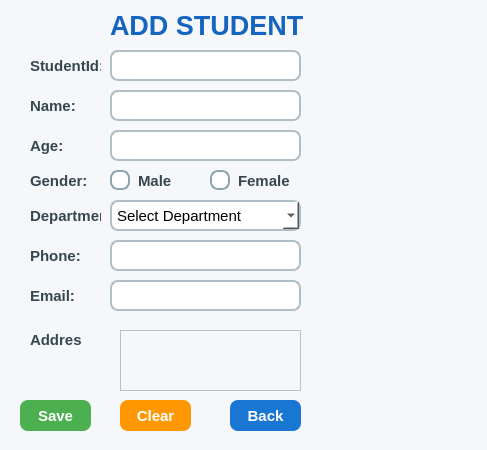
<?xml version="1.0" encoding="UTF-8"?>
<ui version="4.0">
 <class>addStudent</class>
 <widget class="QWidget" name="addStudent">
  <property name="geometry">
   <rect>
    <x>0</x>
    <y>0</y>
    <width>487</width>
    <height>450</height>
   </rect>
  </property>
  <property name="windowTitle">
   <string>Form</string>
  </property>
  <property name="styleSheet">
   <string notr="true">QWidget
{
    background-color:#F5F7FA;
}</string>
  </property>
  <widget class="QLabel" name="lblTitle">
   <property name="geometry">
    <rect>
     <x>110</x>
     <y>10</y>
     <width>241</width>
     <height>31</height>
    </rect>
   </property>
   <property name="font">
    <font>
     <pointsize>20</pointsize>
     <bold>true</bold>
    </font>
   </property>
   <property name="styleSheet">
    <string notr="true">QLabel
{
    color:#1565C0;
}</string>
   </property>
   <property name="text">
    <string>ADD STUDENT</string>
   </property>
  </widget>
  <widget class="QLabel" name="lblStudentId">
   <property name="geometry">
    <rect>
     <x>30</x>
     <y>50</y>
     <width>71</width>
     <height>31</height>
    </rect>
   </property>
   <property name="font">
    <font>
     <pointsize>11</pointsize>
     <bold>true</bold>
    </font>
   </property>
   <property name="styleSheet">
    <string notr="true">QLabel
{
    color:#37474F;
}</string>
   </property>
   <property name="text">
    <string>StudentId:</string>
   </property>
  </widget>
  <widget class="QLabel" name="lblName">
   <property name="geometry">
    <rect>
     <x>30</x>
     <y>90</y>
     <width>51</width>
     <height>31</height>
    </rect>
   </property>
   <property name="font">
    <font>
     <pointsize>11</pointsize>
     <bold>true</bold>
    </font>
   </property>
   <property name="styleSheet">
    <string notr="true">QLabel
{
    color:#37474F;
}</string>
   </property>
   <property name="text">
    <string>Name:</string>
   </property>
  </widget>
  <widget class="QLabel" name="lblAge">
   <property name="geometry">
    <rect>
     <x>30</x>
     <y>130</y>
     <width>51</width>
     <height>31</height>
    </rect>
   </property>
   <property name="font">
    <font>
     <pointsize>11</pointsize>
     <bold>true</bold>
    </font>
   </property>
   <property name="styleSheet">
    <string notr="true">QLabel
{
    color:#37474F;
}</string>
   </property>
   <property name="text">
    <string>Age:</string>
   </property>
  </widget>
  <widget class="QLabel" name="lblGender">
   <property name="geometry">
    <rect>
     <x>30</x>
     <y>170</y>
     <width>61</width>
     <height>21</height>
    </rect>
   </property>
   <property name="font">
    <font>
     <pointsize>11</pointsize>
     <bold>true</bold>
    </font>
   </property>
   <property name="styleSheet">
    <string notr="true">QLabel
{
    color:#37474F;
}</string>
   </property>
   <property name="text">
    <string>Gender:</string>
   </property>
  </widget>
  <widget class="QLabel" name="lblDepartment">
   <property name="geometry">
    <rect>
     <x>30</x>
     <y>200</y>
     <width>71</width>
     <height>31</height>
    </rect>
   </property>
   <property name="font">
    <font>
     <pointsize>11</pointsize>
     <bold>true</bold>
    </font>
   </property>
   <property name="styleSheet">
    <string notr="true">QLabel
{
    color:#37474F;
}</string>
   </property>
   <property name="text">
    <string>Department:</string>
   </property>
  </widget>
  <widget class="QLabel" name="lblPhone">
   <property name="geometry">
    <rect>
     <x>30</x>
     <y>240</y>
     <width>61</width>
     <height>31</height>
    </rect>
   </property>
   <property name="font">
    <font>
     <pointsize>11</pointsize>
     <bold>true</bold>
    </font>
   </property>
   <property name="styleSheet">
    <string notr="true">QLabel
{
    color:#37474F;
}</string>
   </property>
   <property name="text">
    <string>Phone:</string>
   </property>
  </widget>
  <widget class="QLabel" name="lblEmail">
   <property name="geometry">
    <rect>
     <x>30</x>
     <y>280</y>
     <width>51</width>
     <height>31</height>
    </rect>
   </property>
   <property name="font">
    <font>
     <pointsize>11</pointsize>
     <bold>true</bold>
    </font>
   </property>
   <property name="styleSheet">
    <string notr="true">QLabel
{
    color:#37474F;
}</string>
   </property>
   <property name="text">
    <string>Email:</string>
   </property>
  </widget>
  <widget class="QLineEdit" name="txtStundentId">
   <property name="geometry">
    <rect>
     <x>110</x>
     <y>50</y>
     <width>191</width>
     <height>31</height>
    </rect>
   </property>
   <property name="styleSheet">
    <string notr="true">QLineEdit
{
    border:2px solid #B0BEC5;
    border-radius:8px;
    padding:5px;
    background:white;
    color:black;
    font-size:11pt;
}

QLineEdit:focus
{
    border:2px solid #1976D2;
}</string>
   </property>
  </widget>
  <widget class="QLineEdit" name="txtName">
   <property name="geometry">
    <rect>
     <x>110</x>
     <y>90</y>
     <width>191</width>
     <height>31</height>
    </rect>
   </property>
   <property name="styleSheet">
    <string notr="true">QLineEdit
{
    border:2px solid #B0BEC5;
    border-radius:8px;
    padding:5px;
    background:white;
    color:black;
    font-size:11pt;
}

QLineEdit:focus
{
    border:2px solid #1976D2;
}</string>
   </property>
  </widget>
  <widget class="QLineEdit" name="txtAge">
   <property name="geometry">
    <rect>
     <x>110</x>
     <y>130</y>
     <width>191</width>
     <height>31</height>
    </rect>
   </property>
   <property name="styleSheet">
    <string notr="true">QLineEdit
{
    border:2px solid #B0BEC5;
    border-radius:8px;
    padding:5px;
    background:white;
    color:black;
    font-size:11pt;
}

QLineEdit:focus
{
    border:2px solid #1976D2;
}</string>
   </property>
  </widget>
  <widget class="QLineEdit" name="txtPhone">
   <property name="geometry">
    <rect>
     <x>110</x>
     <y>240</y>
     <width>191</width>
     <height>31</height>
    </rect>
   </property>
   <property name="styleSheet">
    <string notr="true">QLineEdit
{
    border:2px solid #B0BEC5;
    border-radius:8px;
    padding:5px;
    background:white;
    color:black;
    font-size:11pt;
}

QLineEdit:focus
{
    border:2px solid #1976D2;
}</string>
   </property>
  </widget>
  <widget class="QLineEdit" name="txtEmail">
   <property name="geometry">
    <rect>
     <x>110</x>
     <y>280</y>
     <width>191</width>
     <height>31</height>
    </rect>
   </property>
   <property name="styleSheet">
    <string notr="true">QLineEdit
{
    border:2px solid #B0BEC5;
    border-radius:8px;
    padding:5px;
    background:white;
    color:black;
    font-size:11pt;
}

QLineEdit:focus
{
    border:2px solid #1976D2;
}</string>
   </property>
  </widget>
  <widget class="QRadioButton" name="rdoMale">
   <property name="geometry">
    <rect>
     <x>110</x>
     <y>170</y>
     <width>71</width>
     <height>21</height>
    </rect>
   </property>
   <property name="font">
    <font>
     <pointsize>11</pointsize>
     <fontweight>Medium</fontweight>
    </font>
   </property>
   <property name="styleSheet">
    <string notr="true">QRadioButton
{
    color:#37474F;
    font-size:11pt;
    font-weight:500;
    spacing:8px;
}

QRadioButton::indicator
{
    width:16px;
    height:16px;
}

QRadioButton::indicator:unchecked
{
    border:2px solid #90A4AE;
    border-radius:8px;
    background:white;
}

QRadioButton::indicator:checked
{
    border:2px solid #1976D2;
    border-radius:8px;
    background:#1976D2;
}</string>
   </property>
   <property name="text">
    <string>Male</string>
   </property>
  </widget>
  <widget class="QRadioButton" name="rdoFemale">
   <property name="geometry">
    <rect>
     <x>210</x>
     <y>170</y>
     <width>81</width>
     <height>21</height>
    </rect>
   </property>
   <property name="font">
    <font>
     <pointsize>11</pointsize>
     <fontweight>Medium</fontweight>
    </font>
   </property>
   <property name="styleSheet">
    <string notr="true">QRadioButton
{
    color:#37474F;
    font-size:11pt;
    font-weight:500;
    spacing:8px;
}

QRadioButton::indicator
{
    width:16px;
    height:16px;
}

QRadioButton::indicator:unchecked
{
    border:2px solid #90A4AE;
    border-radius:8px;
    background:white;
}

QRadioButton::indicator:checked
{
    border:2px solid #1976D2;
    border-radius:8px;
    background:#1976D2;
}</string>
   </property>
   <property name="text">
    <string>Female</string>
   </property>
  </widget>
  <widget class="QComboBox" name="cmbDepartment">
   <property name="geometry">
    <rect>
     <x>110</x>
     <y>200</y>
     <width>191</width>
     <height>31</height>
    </rect>
   </property>
   <property name="styleSheet">
    <string notr="true">QComboBox
{
    border:2px solid #B0BEC5;
    border-radius:8px;
    padding:5px;
    background:white;
    font-size:11pt;
}

QComboBox:focus
{
    border:2px solid #1976D2;
}</string>
   </property>
   <item>
    <property name="text">
     <string>Select Department</string>
    </property>
   </item>
   <item>
    <property name="text">
     <string>Computer Science</string>
    </property>
   </item>
   <item>
    <property name="text">
     <string>Electronics And Communication</string>
    </property>
   </item>
   <item>
    <property name="text">
     <string>Mechanical</string>
    </property>
   </item>
   <item>
    <property name="text">
     <string>Civil</string>
    </property>
   </item>
   <item>
    <property name="text">
     <string>Electrical</string>
    </property>
   </item>
   <item>
    <property name="text">
     <string>Information Science</string>
    </property>
   </item>
  </widget>
  <widget class="QTextEdit" name="txtAddress">
   <property name="geometry">
    <rect>
     <x>120</x>
     <y>330</y>
     <width>181</width>
     <height>61</height>
    </rect>
   </property>
   <property name="styleSheet">
    <string notr="true">QPlainTextEdit
{
    border:2px solid #B0BEC5;
    border-radius:8px;
    background:white;
    padding:5px;
    font-size:11pt;
}

QPlainTextEdit:focus
{
    border:2px solid #1976D2;
}</string>
   </property>
  </widget>
  <widget class="QPushButton" name="btnSave">
   <property name="geometry">
    <rect>
     <x>20</x>
     <y>400</y>
     <width>71</width>
     <height>31</height>
    </rect>
   </property>
   <property name="styleSheet">
    <string notr="true">QPushButton
{
    background-color:#4CAF50;
    color:white;
    border:none;
    border-radius:8px;
    font-size:11pt;
    font-weight:bold;
    padding:6px;
}

QPushButton:hover
{
    background-color:#43A047;
}

QPushButton:pressed
{
    background-color:#388E3C;
}</string>
   </property>
   <property name="text">
    <string>Save</string>
   </property>
  </widget>
  <widget class="QPushButton" name="btnClear">
   <property name="geometry">
    <rect>
     <x>120</x>
     <y>400</y>
     <width>71</width>
     <height>31</height>
    </rect>
   </property>
   <property name="styleSheet">
    <string notr="true">QPushButton
{
    background-color:#FF9800;
    color:white;
    border:none;
    border-radius:8px;
    font-size:11pt;
    font-weight:bold;
    padding:6px;
}

QPushButton:hover
{
    background-color:#FB8C00;
}</string>
   </property>
   <property name="text">
    <string>Clear</string>
   </property>
  </widget>
  <widget class="QPushButton" name="btnBack">
   <property name="geometry">
    <rect>
     <x>230</x>
     <y>400</y>
     <width>71</width>
     <height>31</height>
    </rect>
   </property>
   <property name="styleSheet">
    <string notr="true">QPushButton
{
    background-color:#1976D2;
    color:white;
    border:none;
    border-radius:8px;
    font-size:11pt;
    font-weight:bold;
    padding:6px;
}

QPushButton:hover
{
    background-color:#1565C0;
}</string>
   </property>
   <property name="text">
    <string>Back</string>
   </property>
  </widget>
  <widget class="QLabel" name="lblAddress">
   <property name="geometry">
    <rect>
     <x>30</x>
     <y>330</y>
     <width>51</width>
     <height>20</height>
    </rect>
   </property>
   <property name="font">
    <font>
     <pointsize>11</pointsize>
     <bold>true</bold>
    </font>
   </property>
   <property name="styleSheet">
    <string notr="true">QLabel
{
    color:#37474F;
}</string>
   </property>
   <property name="text">
    <string>Address:</string>
   </property>
  </widget>
 </widget>
 <resources/>
 <connections/>
</ui>
